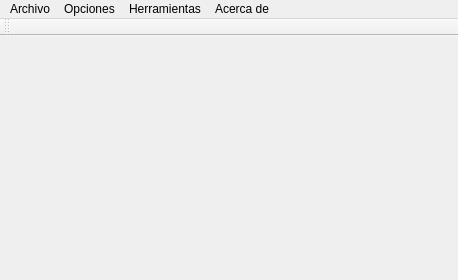
<?xml version="1.0" encoding="UTF-8"?>
<ui version="4.0">
 <class>GUI</class>
 <widget class="QMainWindow" name="GUI">
  <property name="geometry">
   <rect>
    <x>0</x>
    <y>0</y>
    <width>458</width>
    <height>280</height>
   </rect>
  </property>
  <property name="windowTitle">
   <string>MainWindow</string>
  </property>
  <property name="styleSheet">
   <string notr="true">/*QToolButton{
		background-color: #44c767;
		border-radius: 4px;
		color: #ffffff;
		font-family: 'Roboto';
		margin-left:0.5em;
		font-size: 17px;
	}
QToolButton:hover{
			background-color:#8fe860;
	}

QToolBar{
	border-color:#8fe860;
}*/
/*QTextEdit{
		border-radius: 3px;
		border: 2px solid #00796b;
	}
QToolButton{
		background-color:#44c767;
		color:#ffffff;
		border-radius: 16px;
		margin-left : 1em;
		font-family:Arial;
		font-size:15px;
}
	
QToolButton:hover{
			background-color:#8fe860;
	}
*/
</string>
  </property>
  <widget class="QWidget" name="centralwidget"/>
  <widget class="QMenuBar" name="menubar">
   <property name="geometry">
    <rect>
     <x>0</x>
     <y>0</y>
     <width>458</width>
     <height>21</height>
    </rect>
   </property>
   <widget class="QMenu" name="menuFile">
    <property name="title">
     <string>Archivo</string>
    </property>
    <addaction name="btnNuevo"/>
    <addaction name="btnAbrir"/>
    <addaction name="btnGuardar"/>
    <addaction name="separator"/>
    <addaction name="btnSalir"/>
   </widget>
   <widget class="QMenu" name="menuAbout">
    <property name="title">
     <string>Acerca de</string>
    </property>
    <addaction name="btnInformacion"/>
   </widget>
   <widget class="QMenu" name="menuOptions">
    <property name="title">
     <string>Opciones</string>
    </property>
    <addaction name="btnFijar"/>
    <addaction name="btnLexer"/>
    <addaction name="btnContinuar"/>
    <addaction name="btnPausar"/>
    <addaction name="btnLimpiarTerminal"/>
    <addaction name="btnLimpiarVariable"/>
    <addaction name="separator"/>
    <addaction name="btnIniciar"/>
    <addaction name="btnCancelar"/>
   </widget>
   <widget class="QMenu" name="menuTools">
    <property name="title">
     <string>Herramientas</string>
    </property>
    <addaction name="btnBreakpoints"/>
    <addaction name="btnTiempos"/>
    <addaction name="btnArbol"/>
   </widget>
   <addaction name="menuFile"/>
   <addaction name="menuOptions"/>
   <addaction name="menuTools"/>
   <addaction name="menuAbout"/>
  </widget>
  <widget class="QToolBar" name="Barra">
   <property name="windowTitle">
    <string>toolBar</string>
   </property>
   <attribute name="toolBarArea">
    <enum>TopToolBarArea</enum>
   </attribute>
   <attribute name="toolBarBreak">
    <bool>false</bool>
   </attribute>
  </widget>
  <action name="actionNew">
   <property name="text">
    <string>&amp;New</string>
   </property>
  </action>
  <action name="btnAbrir">
   <property name="icon">
    <iconset>
     <normalon>:/Open/Enter.png</normalon>
    </iconset>
   </property>
   <property name="text">
    <string>Abrir</string>
   </property>
  </action>
  <action name="btnGuardar">
   <property name="icon">
    <iconset>
     <normalon>:/Save/Download.png</normalon>
    </iconset>
   </property>
   <property name="text">
    <string>Guardar</string>
   </property>
  </action>
  <action name="btnInformacion">
   <property name="icon">
    <iconset>
     <normaloff>:/Info/Info.png</normaloff>:/Info/Info.png</iconset>
   </property>
   <property name="text">
    <string>Información</string>
   </property>
  </action>
  <action name="btnFijar">
   <property name="icon">
    <iconset>
     <normalon>:/Line/Pin.png</normalon>
    </iconset>
   </property>
   <property name="text">
    <string>Fijar</string>
   </property>
  </action>
  <action name="btnLexer">
   <property name="checkable">
    <bool>true</bool>
   </property>
   <property name="icon">
    <iconset>
     <normaloff>:/Lexer/Lightning.png</normaloff>:/Lexer/Lightning.png</iconset>
   </property>
   <property name="text">
    <string>L&amp;exer</string>
   </property>
  </action>
  <action name="btnSalir">
   <property name="icon">
    <iconset>
     <normalon>:/Close/Cancel.png</normalon>
    </iconset>
   </property>
   <property name="text">
    <string>Salir</string>
   </property>
  </action>
  <action name="btnContinuar">
   <property name="icon">
    <iconset>
     <normalon>:/Continue/FlagBlue.png</normalon>
    </iconset>
   </property>
   <property name="text">
    <string>Continuar</string>
   </property>
  </action>
  <action name="btnPausar">
   <property name="icon">
    <iconset>
     <normalon>:/Stop/FlagYellow.png</normalon>
    </iconset>
   </property>
   <property name="text">
    <string>Automático</string>
   </property>
  </action>
  <action name="actionNew_2">
   <property name="text">
    <string>New</string>
   </property>
  </action>
  <action name="btnNuevo">
   <property name="icon">
    <iconset>
     <normalon>:/Add/Add.png</normalon>
    </iconset>
   </property>
   <property name="text">
    <string>Nuevo</string>
   </property>
  </action>
  <action name="btnIniciar">
   <property name="icon">
    <iconset>
     <normalon>:/Run/FlagGreen.png</normalon>
    </iconset>
   </property>
   <property name="text">
    <string>Start</string>
   </property>
  </action>
  <action name="btnCancelar">
   <property name="icon">
    <iconset>
     <normalon>:/Cancel/FlagRed.png</normalon>
    </iconset>
   </property>
   <property name="text">
    <string>Ca&amp;ncel</string>
   </property>
  </action>
  <action name="btnLimpiarVariable">
   <property name="icon">
    <iconset>
     <normalon>:/Clear/Bin.png</normalon>
    </iconset>
   </property>
   <property name="text">
    <string>Limpiar Variable</string>
   </property>
  </action>
  <action name="btnLimpiarTerminal">
   <property name="icon">
    <iconset>
     <normalon>:/Clear/Bin.png</normalon>
    </iconset>
   </property>
   <property name="text">
    <string>Limpirar Terminal</string>
   </property>
  </action>
  <action name="btnBreakpoints">
   <property name="text">
    <string>Breakpoints</string>
   </property>
  </action>
  <action name="btnArbol">
   <property name="text">
    <string>Tree</string>
   </property>
  </action>
  <action name="btnTiempos">
   <property name="text">
    <string>Times</string>
   </property>
  </action>
 </widget>
 <resources>
  <include location="../../../../interprete-analisis-master/Imagenes/resources.qrc"/>
 </resources>
 <connections/>
</ui>
